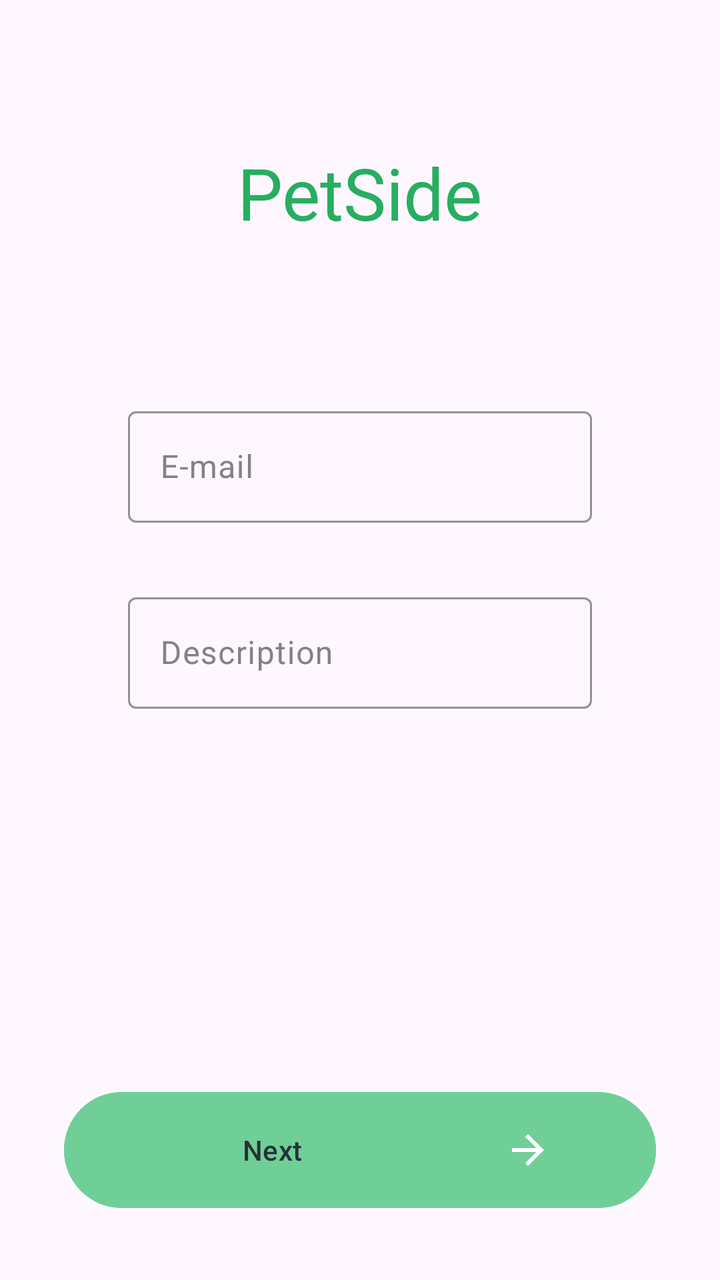
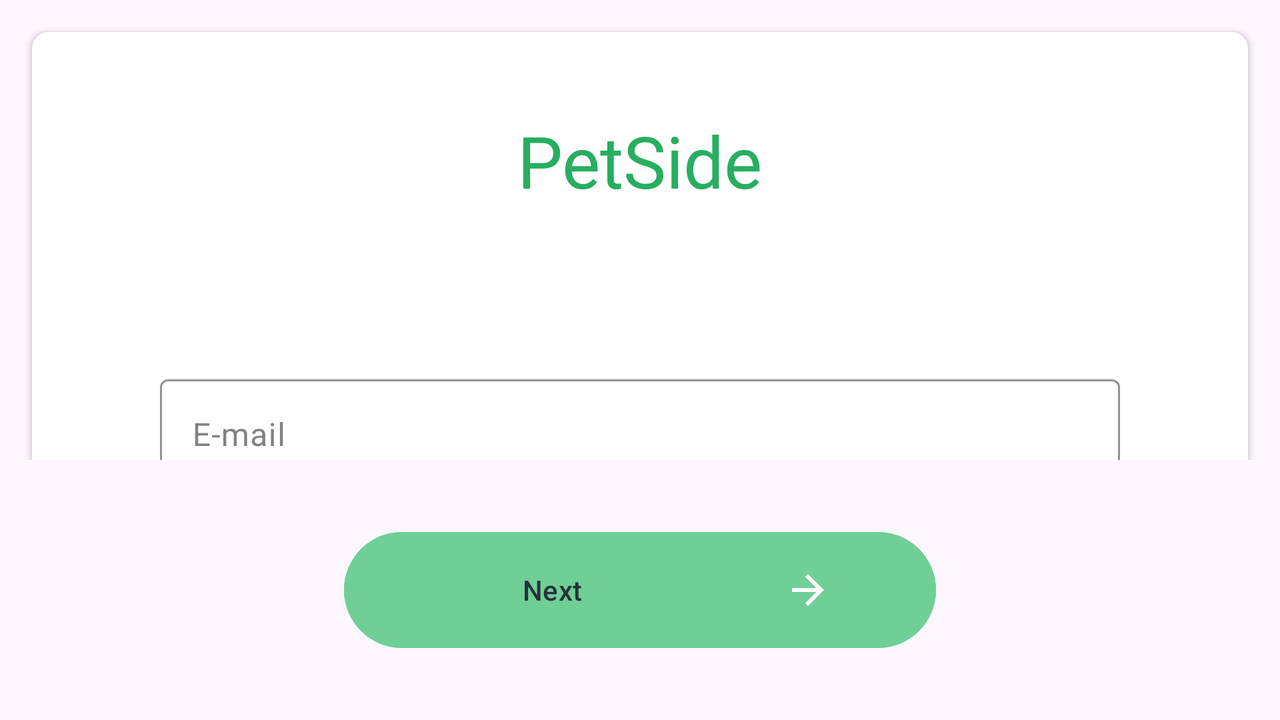

An Android layout and its configuration variant, each rendered on a device that would load it. The default file and the variant file are quoted in full after the pictures.
<!-- AndroidManifest.xml: application theme Theme.PetSide -->
<!-- res/layout/fragment_auth_email_desc.xml -->
<?xml version="1.0" encoding="utf-8"?>
<androidx.constraintlayout.widget.ConstraintLayout
    xmlns:android="http://schemas.android.com/apk/res/android"
    xmlns:tools="http://schemas.android.com/tools"
    xmlns:app="http://schemas.android.com/apk/res-auto"

    android:id="@+id/root_auth_email_desc"

    android:layout_width="match_parent"
    android:layout_height="match_parent"

    tools:context=".AuthEmailDescFragment"

    android:orientation="vertical">

    <include
        android:id="@+id/app_name_auth_email_desc"

        android:layout_width="wrap_content"
        android:layout_height="wrap_content"
        app:layout_constraintTop_toTopOf="parent"
        app:layout_constraintEnd_toEndOf="parent"
        app:layout_constraintStart_toStartOf="parent"
        android:layout_marginTop="72dp"
        android:layout_marginEnd="40dp"
        android:layout_marginStart="40dp"

        layout="@layout/app_name" />

    <com.google.android.material.textfield.TextInputLayout
        android:id="@+id/email_layout_auth_email_desc"

        android:layout_width="0dp"
        android:layout_height="wrap_content"
        app:layout_constraintTop_toBottomOf="@id/app_name_auth_email_desc"
        app:layout_constraintEnd_toEndOf="parent"
        app:layout_constraintStart_toStartOf="parent"
        android:layout_marginTop="80dp"
        android:layout_marginEnd="64dp"
        android:layout_marginStart="64dp"

        android:hint="@string/email"
        app:boxStrokeColor="@color/grey"
        app:boxStrokeErrorColor="@color/red"
        android:textColorHint="@color/grey_light">

        <com.google.android.material.textfield.TextInputEditText
            android:id="@+id/email_edit_auth_email_desc"

            android:layout_width="match_parent"
            android:layout_height="wrap_content"

            android:textColor="@color/grey"
            android:singleLine="true"
            android:inputType="textEmailAddress" />
    </com.google.android.material.textfield.TextInputLayout>

    <com.google.android.material.textfield.TextInputLayout
        android:id="@+id/desc_layout_auth_email_desc"

        android:layout_width="0dp"
        android:layout_height="wrap_content"
        app:layout_constraintTop_toBottomOf="@id/email_layout_auth_email_desc"
        app:layout_constraintEnd_toEndOf="@id/email_layout_auth_email_desc"
        app:layout_constraintStart_toStartOf="@id/email_layout_auth_email_desc"
        android:layout_marginTop="32dp"

        android:hint="@string/desc"
        app:boxStrokeColor="@color/grey"
        app:boxStrokeErrorColor="@color/red"
        android:textColorHint="@color/grey_light">

        <com.google.android.material.textfield.TextInputEditText
            android:id="@+id/desc_edit_auth_email_desc"

            android:layout_width="match_parent"
            android:layout_height="wrap_content"

            android:textColor="@color/grey"
            android:singleLine="true"/>
    </com.google.android.material.textfield.TextInputLayout>

    <FrameLayout
        android:layout_width="match_parent"
        android:layout_height="wrap_content"
        app:layout_constraintEnd_toEndOf="parent"
        app:layout_constraintBottom_toBottomOf="parent"
        app:layout_constraintStart_toStartOf="parent">

        <include
            android:id="@+id/button_auth_email_desc"

            android:layout_width="296dp"
            android:layout_height="wrap_content"
            android:layout_marginTop="32dp"
            android:layout_marginBottom="32dp"
            android:layout_gravity="center"

            layout="@layout/next_button" />
    </FrameLayout>
</androidx.constraintlayout.widget.ConstraintLayout>
<!-- res/layout/app_name.xml (included above) -->
<?xml version="1.0" encoding="utf-8"?>
<TextView
    xmlns:android="http://schemas.android.com/apk/res/android"
    xmlns:tools="http://schemas.android.com/tools"

    android:layout_width="wrap_content"
    android:layout_height="wrap_content"

    android:text="@string/app_name"
    android:textSize="36sp"
    android:fontFamily="@font/inter"
    android:textColor="@color/green"

    tools:showIn="@layout/fragment_auth_email_desc" />
<!-- res/layout/next_button.xml (included above) -->
<?xml version="1.0" encoding="utf-8"?>
<Button
    xmlns:android="http://schemas.android.com/apk/res/android"
    xmlns:tools="http://schemas.android.com/tools"

    android:layout_width="match_parent"
    android:layout_height="wrap_content"

    android:text="@string/next"
    android:backgroundTint="@color/green_light"
    android:textColor="@color/grey"
    android:drawableEnd="@drawable/ic_right"
    android:enabled="false"

    tools:showIn="@layout/fragment_auth_email_desc" />
<!-- resources referenced by this layout -->
<resources>
  <color name="green">#27AE60</color>
  <color name="green_light">#6FCF97</color>
  <color name="grey">#263238</color>
  <color name="grey_light">#828282</color>
  <color name="red">#EB5757</color>
  <!-- drawable ic_right (drawable) -->
  <vector xmlns:android="http://schemas.android.com/apk/res/android"
      android:width="80dp"
      android:height="46dp"
      android:viewportWidth="80"
      android:viewportHeight="46">
    <path
        android:pathData="M32,22H44.17L38.58,16.41L40,15L48,23L40,31L38.59,29.59L44.17,24H32V22Z"
        android:fillColor="#ffffff"/>
  </vector>
  <string name="app_name">PetSide</string>
  <string name="desc">Description</string>
  <string name="email">E-mail</string>
  <string name="next">Next</string>
  <style name="Theme.PetSide" parent="Theme.Material3.DayNight.NoActionBar">
          
          <item name="colorPrimary">@color/grey</item>
          <item name="colorPrimaryVariant">@color/black</item>
          <item name="colorOnPrimary">@color/white</item>
          
          <item name="colorSecondary">@color/teal_200</item>
          <item name="colorSecondaryVariant">@color/teal_700</item>
          <item name="colorOnSecondary">@color/black</item>
          
          <item name="android:statusBarColor">?attr/colorPrimaryVariant</item>
          
      </style>
  <color name="black">#FF000000</color>
  <color name="white">#FFFFFFFF</color>
  <color name="teal_200">#FF03DAC5</color>
  <color name="teal_700">#FF018786</color>
</resources>
<!-- res/layout-land/fragment_auth_email_desc.xml (the repository's variant of the layout above) -->
<!-- drawn on the phone turned sideways -->
<?xml version="1.0" encoding="utf-8"?>
<LinearLayout
    xmlns:android="http://schemas.android.com/apk/res/android"
    xmlns:app="http://schemas.android.com/apk/res-auto"

    android:layout_width="match_parent"
    android:layout_height="match_parent"

    android:orientation="vertical">

    <androidx.core.widget.NestedScrollView
        android:layout_width="match_parent"
        android:layout_height="0dp"
        android:layout_weight="1">

        <androidx.cardview.widget.CardView
            android:layout_width="match_parent"
            android:layout_height="wrap_content"
            android:layout_marginTop="16dp"
            android:layout_marginEnd="16dp"
            android:layout_marginBottom="16dp"
            android:layout_marginStart="16dp"

            app:cardCornerRadius="8dp">

            <androidx.constraintlayout.widget.ConstraintLayout
                xmlns:tools="http://schemas.android.com/tools"

                android:id="@+id/root_auth_email_desc"

                android:layout_width="match_parent"
                android:layout_height="match_parent"

                tools:context=".AuthEmailDescFragment"

                android:orientation="vertical">

                <include
                    android:id="@+id/app_name_auth_email_desc"

                    android:layout_width="wrap_content"
                    android:layout_height="wrap_content"
                    app:layout_constraintTop_toTopOf="parent"
                    app:layout_constraintEnd_toEndOf="parent"
                    app:layout_constraintStart_toStartOf="parent"
                    android:layout_marginTop="40dp"
                    android:layout_marginEnd="40dp"
                    android:layout_marginStart="40dp"

                    layout="@layout/app_name" />

                <com.google.android.material.textfield.TextInputLayout
                    android:id="@+id/email_layout_auth_email_desc"

                    android:layout_width="0dp"
                    android:layout_height="wrap_content"
                    app:layout_constraintTop_toBottomOf="@id/app_name_auth_email_desc"
                    app:layout_constraintEnd_toEndOf="parent"
                    app:layout_constraintStart_toStartOf="parent"
                    android:layout_marginTop="80dp"
                    android:layout_marginEnd="64dp"
                    android:layout_marginStart="64dp"

                    android:hint="@string/email"
                    app:boxStrokeColor="@color/grey"
                    app:boxStrokeErrorColor="@color/red"
                    android:textColorHint="@color/grey_light">

                    <com.google.android.material.textfield.TextInputEditText
                        android:id="@+id/email_edit_auth_email_desc"

                        android:layout_width="match_parent"
                        android:layout_height="wrap_content"

                        android:textColor="@color/grey"
                        android:singleLine="true"
                        android:inputType="textEmailAddress" />
                </com.google.android.material.textfield.TextInputLayout>

                <com.google.android.material.textfield.TextInputLayout
                    android:id="@+id/desc_layout_auth_email_desc"

                    android:layout_width="0dp"
                    android:layout_height="wrap_content"
                    app:layout_constraintTop_toBottomOf="@id/email_layout_auth_email_desc"
                    app:layout_constraintEnd_toEndOf="@id/email_layout_auth_email_desc"
                    app:layout_constraintBottom_toBottomOf="parent"
                    app:layout_constraintStart_toStartOf="@id/email_layout_auth_email_desc"
                    android:layout_marginTop="32dp"
                    android:layout_marginBottom="40dp"

                    android:hint="@string/desc"
                    app:boxStrokeColor="@color/grey"
                    app:boxStrokeErrorColor="@color/red"
                    android:textColorHint="@color/grey_light">

                    <com.google.android.material.textfield.TextInputEditText
                        android:id="@+id/desc_edit_auth_email_desc"

                        android:layout_width="match_parent"
                        android:layout_height="wrap_content"

                        android:textColor="@color/grey"
                        android:singleLine="true" />
                </com.google.android.material.textfield.TextInputLayout>
            </androidx.constraintlayout.widget.ConstraintLayout>
        </androidx.cardview.widget.CardView>
    </androidx.core.widget.NestedScrollView>

    <FrameLayout
        android:layout_width="match_parent"
        android:layout_height="wrap_content">

        <include
            android:id="@+id/button_auth_email_desc"

            android:layout_width="296dp"
            android:layout_height="wrap_content"
            android:layout_marginTop="32dp"
            android:layout_marginBottom="32dp"
            android:layout_gravity="center"

            layout="@layout/next_button" />
    </FrameLayout>
</LinearLayout>
<!-- res/layout/fragment_auth_email_desc.xml (included above) -->
<?xml version="1.0" encoding="utf-8"?>
<androidx.constraintlayout.widget.ConstraintLayout
    xmlns:android="http://schemas.android.com/apk/res/android"
    xmlns:tools="http://schemas.android.com/tools"
    xmlns:app="http://schemas.android.com/apk/res-auto"

    android:id="@+id/root_auth_email_desc"

    android:layout_width="match_parent"
    android:layout_height="match_parent"

    tools:context=".AuthEmailDescFragment"

    android:orientation="vertical">

    <include
        android:id="@+id/app_name_auth_email_desc"

        android:layout_width="wrap_content"
        android:layout_height="wrap_content"
        app:layout_constraintTop_toTopOf="parent"
        app:layout_constraintEnd_toEndOf="parent"
        app:layout_constraintStart_toStartOf="parent"
        android:layout_marginTop="72dp"
        android:layout_marginEnd="40dp"
        android:layout_marginStart="40dp"

        layout="@layout/app_name" />

    <com.google.android.material.textfield.TextInputLayout
        android:id="@+id/email_layout_auth_email_desc"

        android:layout_width="0dp"
        android:layout_height="wrap_content"
        app:layout_constraintTop_toBottomOf="@id/app_name_auth_email_desc"
        app:layout_constraintEnd_toEndOf="parent"
        app:layout_constraintStart_toStartOf="parent"
        android:layout_marginTop="80dp"
        android:layout_marginEnd="64dp"
        android:layout_marginStart="64dp"

        android:hint="@string/email"
        app:boxStrokeColor="@color/grey"
        app:boxStrokeErrorColor="@color/red"
        android:textColorHint="@color/grey_light">

        <com.google.android.material.textfield.TextInputEditText
            android:id="@+id/email_edit_auth_email_desc"

            android:layout_width="match_parent"
            android:layout_height="wrap_content"

            android:textColor="@color/grey"
            android:singleLine="true"
            android:inputType="textEmailAddress" />
    </com.google.android.material.textfield.TextInputLayout>

    <com.google.android.material.textfield.TextInputLayout
        android:id="@+id/desc_layout_auth_email_desc"

        android:layout_width="0dp"
        android:layout_height="wrap_content"
        app:layout_constraintTop_toBottomOf="@id/email_layout_auth_email_desc"
        app:layout_constraintEnd_toEndOf="@id/email_layout_auth_email_desc"
        app:layout_constraintStart_toStartOf="@id/email_layout_auth_email_desc"
        android:layout_marginTop="32dp"

        android:hint="@string/desc"
        app:boxStrokeColor="@color/grey"
        app:boxStrokeErrorColor="@color/red"
        android:textColorHint="@color/grey_light">

        <com.google.android.material.textfield.TextInputEditText
            android:id="@+id/desc_edit_auth_email_desc"

            android:layout_width="match_parent"
            android:layout_height="wrap_content"

            android:textColor="@color/grey"
            android:singleLine="true"/>
    </com.google.android.material.textfield.TextInputLayout>

    <FrameLayout
        android:layout_width="match_parent"
        android:layout_height="wrap_content"
        app:layout_constraintEnd_toEndOf="parent"
        app:layout_constraintBottom_toBottomOf="parent"
        app:layout_constraintStart_toStartOf="parent">

        <include
            android:id="@+id/button_auth_email_desc"

            android:layout_width="296dp"
            android:layout_height="wrap_content"
            android:layout_marginTop="32dp"
            android:layout_marginBottom="32dp"
            android:layout_gravity="center"

            layout="@layout/next_button" />
    </FrameLayout>
</androidx.constraintlayout.widget.ConstraintLayout>
